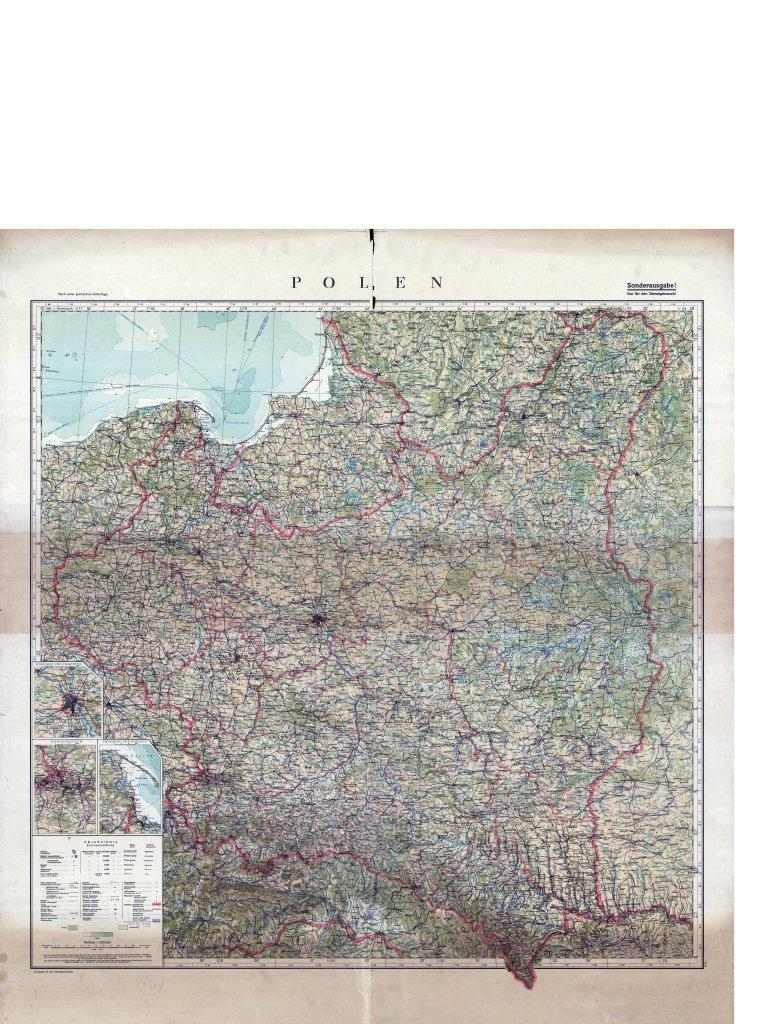
#> input picture prototypes/europe-hex-map/sources/poland-1939/overview.jpg, 768 x 1024 px
$ python trace_figure.py ../../prototypes/europe-hex-map/sources/poland-1939/overview.jpg ../../prototypes/europe-hex-map/sources/poland-1939/overview.jpg 1.0
#> lines starting #> are read from the running program, lines starting #| are printed output that depends on the picture; after the words box and inside, x2 and y2 are one past the last pixel; in counts of white or black regions, pixels touching at a corner belong together
"""Traces the dark figure of a chosen Midjourney counter icon into SVG path data on the Studio's 24-unit icon grid.

The image is a counter: an olive frame around a light face bearing a dark figure, with light piping inside it. The image is enlarged so
curves trace smoothly, the frame is found (its outer edge maps onto the icon frame's outer edge, 1.5 to 22.5) and only its inside is read,
and the dark figure's boundary is followed pixel edge by pixel edge into closed loops, simplified, and written out. An outline runs one way
and a hole the other. The file has two lines: the whole figure with its piping closed (laid under it in white, so piping that cuts the
figure into pieces shows white), and the figure's outlines and holes for an even-odd fill.

    python code-builders/studio-icons/trace_figure.py <image> <out.txt> [tolerance in enlarged pixels]
"""
import sys
from pathlib import Path

import numpy as np
from PIL import Image

ENLARGE = 4
DARK = 110          # luminance below this is the figure (the face and the piping are far lighter)
OUTER = (1.5, 22.5)


def frame(rgb):
    """The frame's outer box and its thickness: olive pixels, greenish and mid-dark."""
    r, g, b = (rgb[..., i].astype(int) for i in range(3))
    olive = (g > 60) & (g < 150) & (r - b > 12) & (g - b > 12)
    ys, xs = np.nonzero(olive)
    left, top, right, bottom = xs.min(), ys.min(), xs.max() + 1, ys.max() + 1
    row = olive[(top + bottom) // 2, left:right]
    thickness = int(np.argmin(row)) if not row.all() else 0
    return left, top, right, bottom, thickness


def loops(inside):
    """The closed boundaries of a mask, clockwise on screen around the inside, so outer outlines and holes turn opposite ways."""
    height, width = inside.shape
    pad = np.zeros((height + 2, width + 2), dtype=bool)
    pad[1:-1, 1:-1] = inside
    core = pad[1:-1, 1:-1]
    ys, xs = np.nonzero(core)
    edges = {}

    def add(start, end):
        edges.setdefault(start, []).append(end)

    for y, x in zip(ys.tolist(), xs.tolist()):
        if not pad[y, x + 1]:          # above is outside
            add((x, y), (x + 1, y))
        if not pad[y + 1, x + 2]:      # right
            add((x + 1, y), (x + 1, y + 1))
        if not pad[y + 2, x + 1]:      # below
            add((x + 1, y + 1), (x, y + 1))
        if not pad[y + 1, x]:          # left
            add((x, y + 1), (x, y))
    result = []
    while edges:
        start = next(iter(edges))
        loop, point = [start], start
        while True:
            ends = edges.get(point)
            if not ends:
                break
            following = ends.pop()
            if not ends:
                del edges[point]
            if following == start:
                break
            loop.append(following)
            point = following
        result.append(loop)
    return result


def closed(mask, radius):
    """The mask with gaps up to twice the radius filled (a dilation, then an erosion, each with a square of that radius)."""
    def spread(values, grow):
        result = values.copy()
        for axis in (0, 1):
            step = result.copy()
            for shift in range(1, radius + 1):
                for sign in (1, -1):
                    moved = np.roll(result, sign * shift, axis=axis)
                    step = (step | moved) if grow else (step & moved)
            result = step
        return result

    return spread(spread(mask, True), False)


def in_corner(coords):
    """Whether an outline lies wholly in a corner of the frame, where its rounding leaves dark slivers inside the box."""
    low, high = OUTER[0] + 2.5, OUTER[1] - 2.5
    return all((x < low or x > high) and (y < low or y > high) for x, y in coords)


def area(points):
    return 0.5 * sum(x1 * y2 - x2 * y1 for (x1, y1), (x2, y2) in zip(points, points[1:] + points[:1]))


def simplify(points, tolerance):
    """Ramer-Douglas-Peucker on a closed loop, split at the point farthest from its start."""
    def rdp(pts):
        if len(pts) < 3:
            return pts
        (x1, y1), (x2, y2) = pts[0], pts[-1]
        dx, dy = x2 - x1, y2 - y1
        norm = (dx * dx + dy * dy) ** 0.5 or 1.0
        distances = [abs(dy * (x - x1) - dx * (y - y1)) / norm for x, y in pts[1:-1]]
        index = int(np.argmax(distances)) + 1
        if distances[index - 1] > tolerance:
            return rdp(pts[: index + 1])[:-1] + rdp(pts[index:])
        return [pts[0], pts[-1]]

    far = max(range(len(points)), key=lambda i: (points[i][0] - points[0][0]) ** 2 + (points[i][1] - points[0][1]) ** 2)
    return rdp(points[: far + 1])[:-1] + rdp(points[far:] + [points[0]])[:-1]


def main():
    image, out = Path(sys.argv[1]), Path(sys.argv[2])
    tolerance = float(sys.argv[3]) if len(sys.argv) > 3 else 2.0
    source = Image.open(image).convert("RGB")
    source = source.resize((source.width * ENLARGE, source.height * ENLARGE), Image.LANCZOS)
    rgb = np.asarray(source)
    left, top, right, bottom, thickness = frame(rgb)
    lum = rgb.astype(float) @ np.array([0.299, 0.587, 0.114])
    inset = thickness + 2 * ENLARGE
    figure = np.zeros(lum.shape, dtype=bool)
    figure[top + inset:bottom - inset, left + inset:right - inset] = lum[top + inset:bottom - inset, left + inset:right - inset] < DARK
    scale = (OUTER[1] - OUTER[0]) / (right - left), (OUTER[1] - OUTER[0]) / (bottom - top)
    def traced(mask):
        for loop in loops(mask):
            if len(loop) >= 6 * ENLARGE and len(simple := simplify(loop, tolerance)) >= 3:
                coords = [(OUTER[0] + (x - left) * scale[0], OUTER[0] + (y - top) * scale[1]) for x, y in simple]
                if not in_corner(coords):
                    yield area(simple), "M" + "L".join(f"{x:.2f} {y:.2f}" for x, y in coords) + "Z"

    # The whole figure with the piping closed, laid under it in white so the piping shows white on an off-white face.
    whole = "".join(data for turn, data in traced(closed(figure, 4 * ENLARGE)) if turn > 0)
    outer, every = [], []
    for turn, data in traced(figure):
        every.append(data)
        if turn > 0:
            outer.append(data)
    out.write_text(whole + "\n" + "".join(every) + "\n", encoding="utf-8", newline="\n")
    print(f"frame {left},{top} to {right},{bottom}, {thickness} thick; {len(outer)} outlines, {len(every) - len(outer)} holes; "
          f"{sum(d.count('L') + 1 for d in every)} points -> {out}")


if __name__ == "__main__":
    main()
#> in frame, `r, g, b = (rgb[..., i].astype(int) for i in range(3))`:
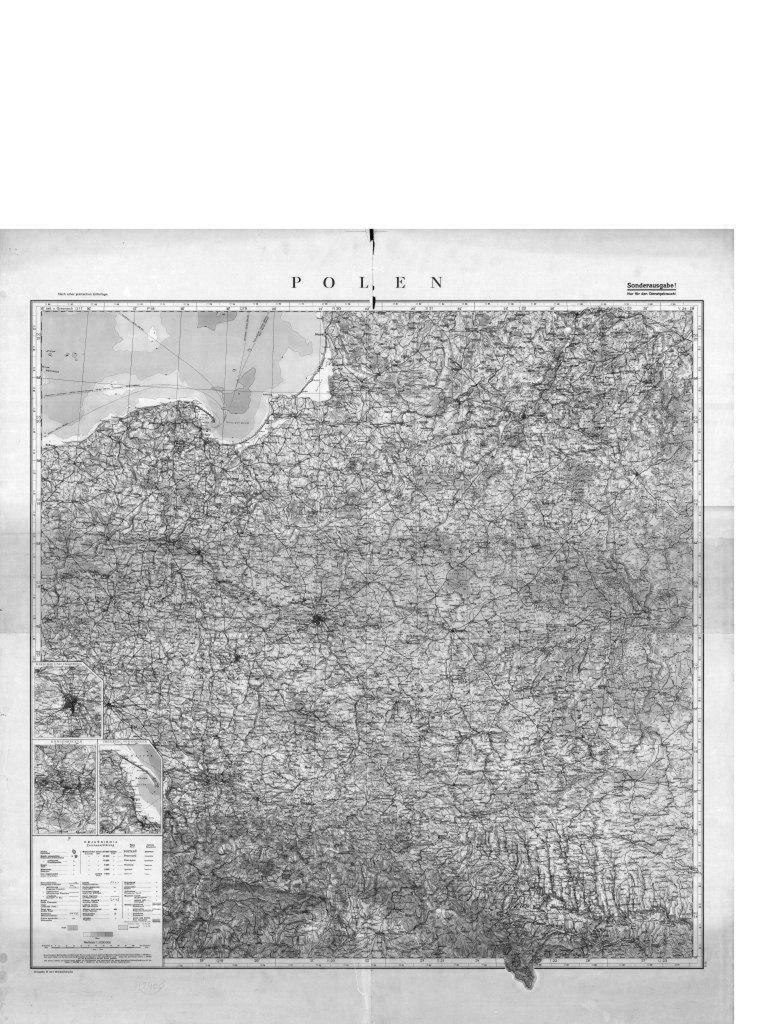
#> r: shape (4096, 3072) int64 (shown at 1/4 size); min 0, max 255, mean 196.8
#> in frame, `r, g, b = (rgb[..., i].astype(int) for i in range(3))`:
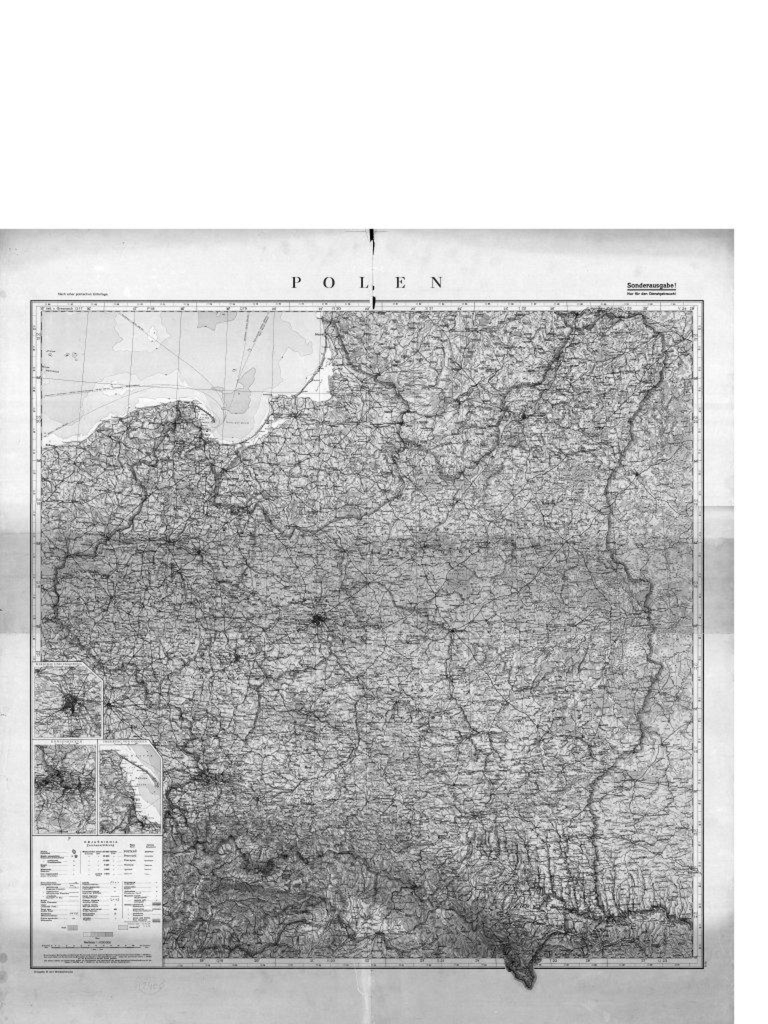
#> g: shape (4096, 3072) int64 (shown at 1/4 size); min 0, max 255, mean 194.1
#> in frame, `olive = (g > 60) & (g < 150) & (r - b > 12) & (g - b > 12)`:
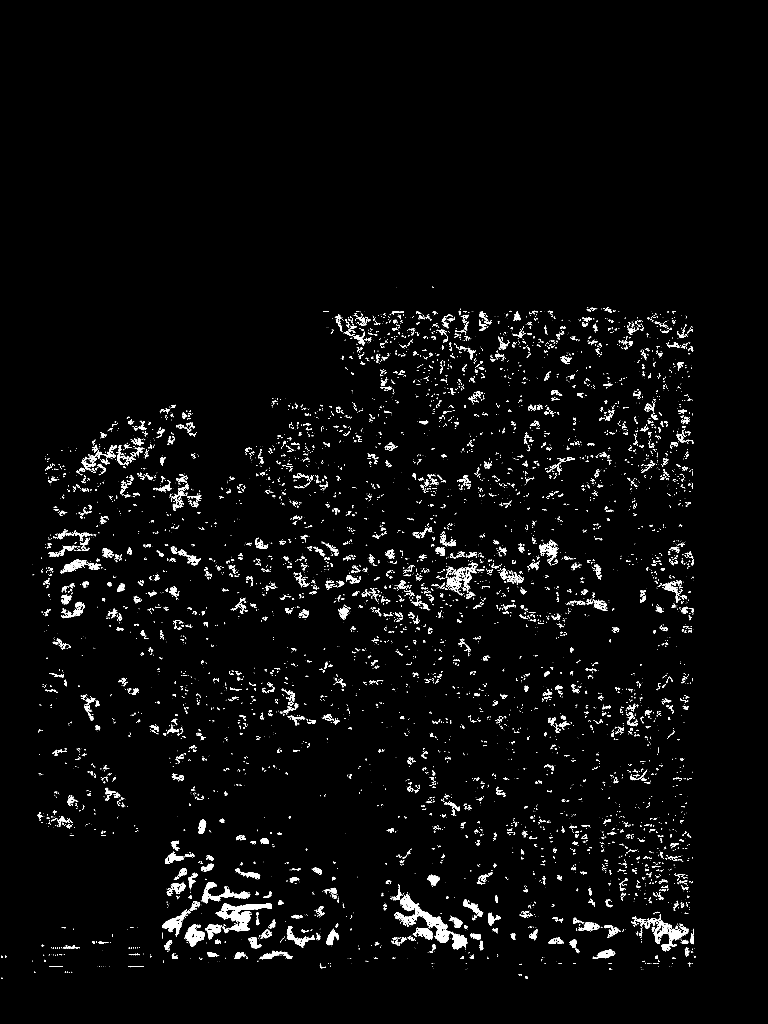
#> olive: shape (4096, 3072) bool (shown at 1/4 size); 2.5% white; 7271 white regions (4980 under 20 px), largest, box (x1, y1, x2, y2) and area: (864, 3613, 1088, 3726) 8459, (1673, 3634, 1869, 3798) 7818, (2589, 3669, 2754, 3806) 5497
#> in frame, `left, top, right, bottom = xs.min(), ys.min(), xs.max() + 1, ys.max() ..`: left = 5; top = 1146; right = 2783; bottom = 3915
#> in frame, `thickness = int(np.argmin(row)) if not row.all() else 0`: thickness = 0
#> in spread, `result = values.copy()`: result: shape (4096, 3072) bool; 7.5% white; 18739 white regions (11921 under 20 px), largest, box (x1, y1, x2, y2) and area: (1502, 3429, 2772, 3907) 112998, (649, 3349, 1321, 3835) 99470, (647, 3130, 952, 3505) 22498
#> the loop in spread, `for axis in (0, 1):` made 2 passes
#> pass 1, in spread, `result = step`:
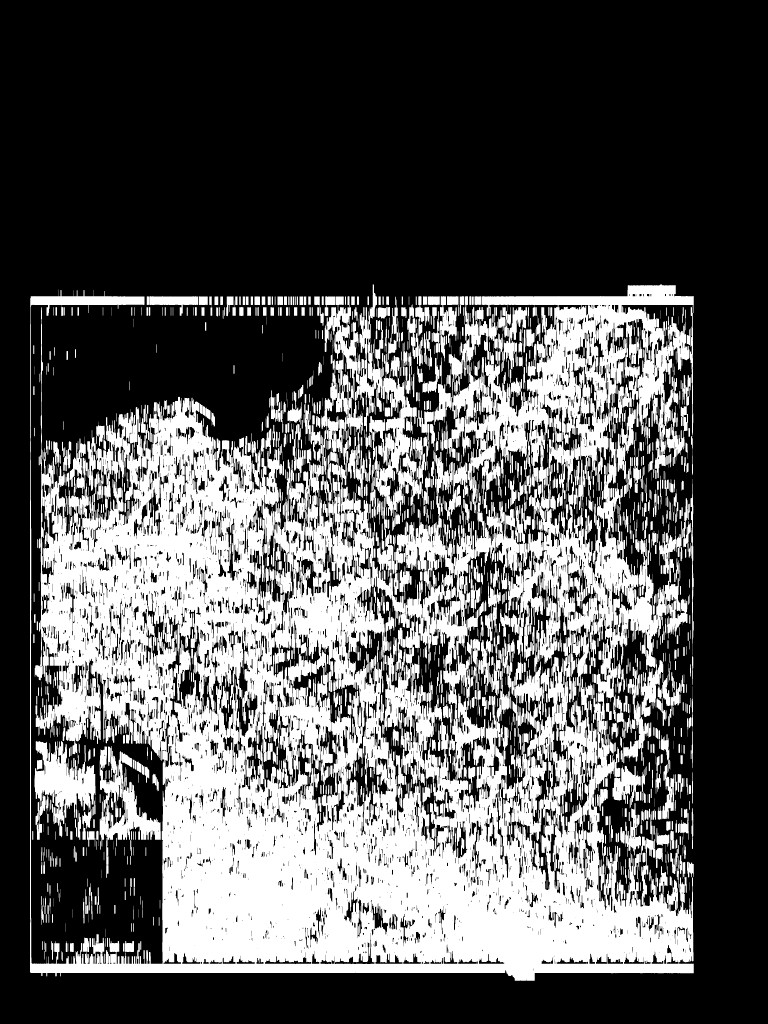
#> result: shape (4096, 3072) bool (shown at 1/4 size); 34% white; 1920 white regions, largest, box (x1, y1, x2, y2) and area: (120, 1138, 2775, 3923) 3234859, (1477, 1473, 1776, 2727) 93530, (138, 2964, 382, 3359) 46783
#> in loops, `height, width = inside.shape`: height = 4096; width = 3072
#> in loops, `pad[1:-1, 1:-1] = inside`:
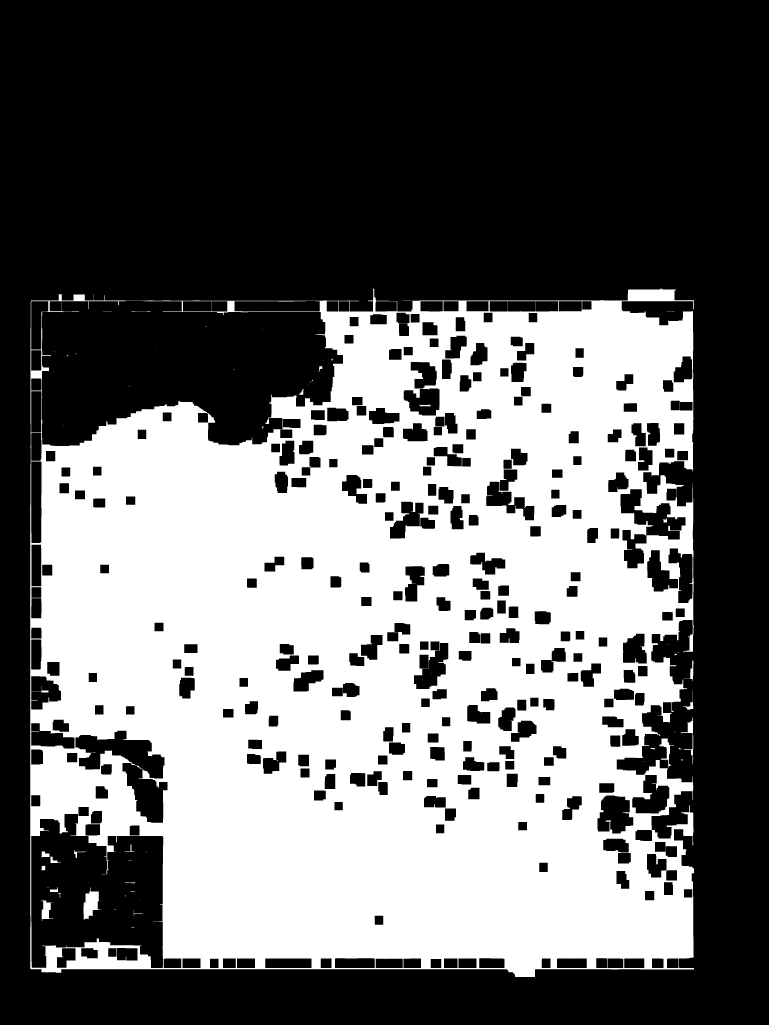
#> pad: shape (4098, 3074) bool (shown at 1/4 size); 41.5% white; 71 white regions (39 under 20 px), largest, box (x1, y1, x2, y2) and area: (121, 1155, 2776, 3908) 5206659, (333, 3550, 402, 3679) 5047, (166, 3601, 214, 3684) 2139
#> the loop in loops, `for y, x in zip(ys.tolist(), xs.tolist()):` made 5222458 passes
#> (y, x) on passes 1 to 3: (1154, 1491), (1154, 1492), (1154, 1493)
